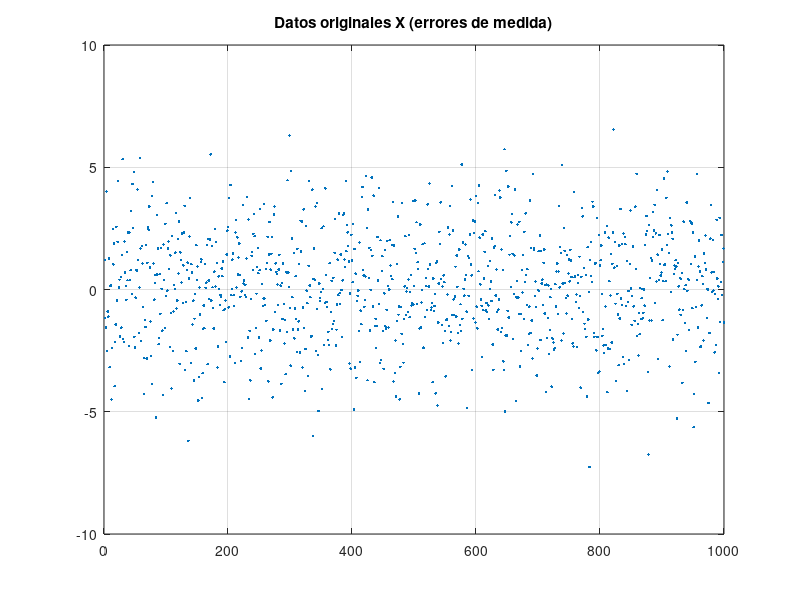
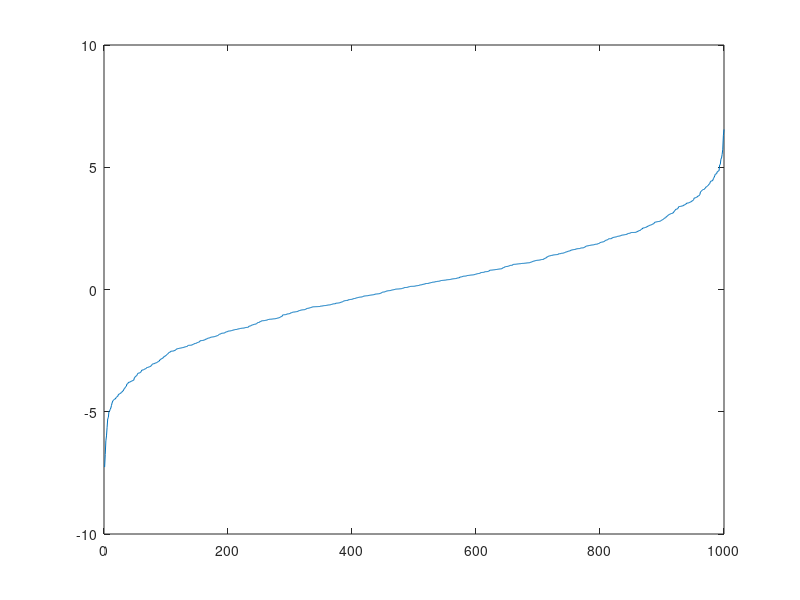
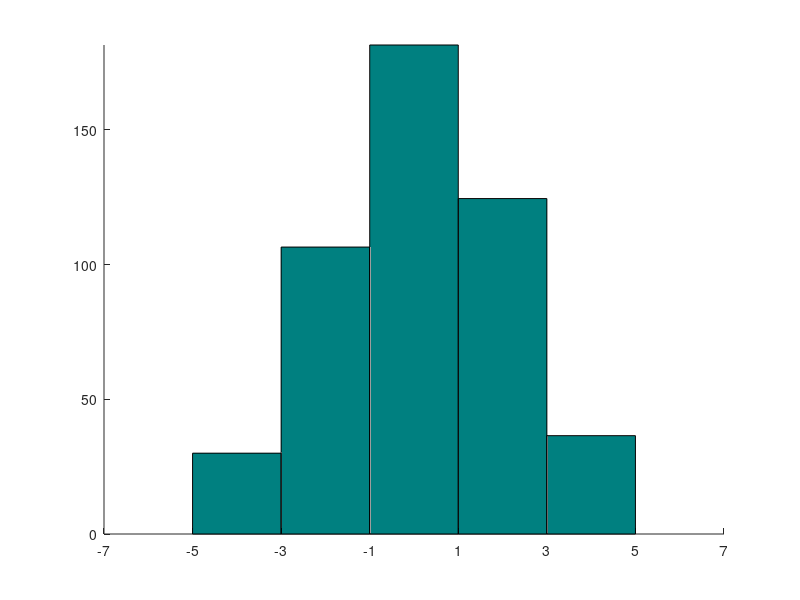
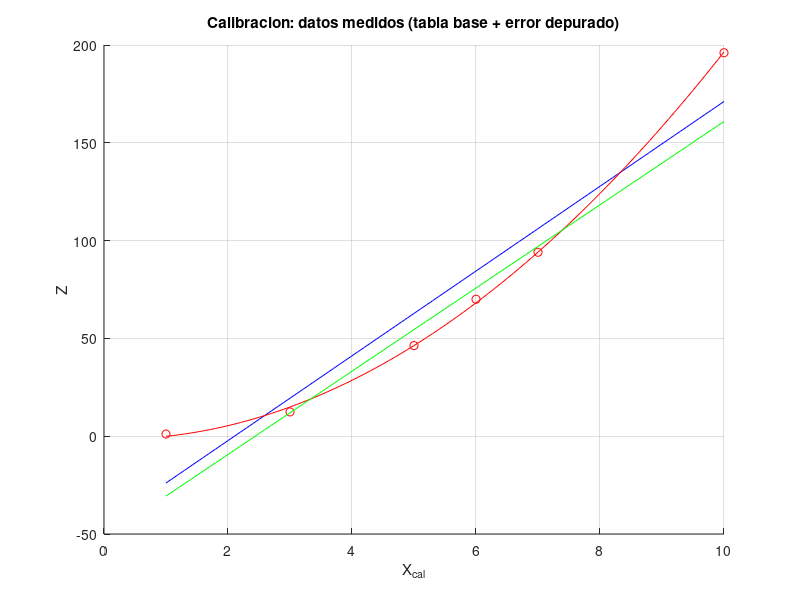

Reproduce these figures in MATLAB, in order.
%=====================================================================
% CAPITULO 3. ESTADISTICA DESCRIPTIVA Y CALIBRACION DE MEDIDAS EN TELECOMUNICACIONES
% Matematica computacional para telecomunicaciones.
% Un enfoque practico con Octave y Matlab.
% Irene Gomez Bueno y Pablo Guerrero Garcia.
%
% Ejecutar desde esta carpeta tras haber ejecutado iniciar.m en la raiz
% del repositorio.
%=====================================================================

%% ---------------------------------------------------
%% Depuracion de errores de medida: datos anomalos
%% ---------------------------------------------------
%================================================
% CAPITULO 3 - Depuracion de outliers
%================================================
clear all; close all; clc; format long;
disp('.............................................')
disp('CAPITULO 3 - Depuracion de outliers')
disp('.............................................')

%Cargamos los datos desde el fichero datos.mat
load datos
whos %Vemos que variables hay definidas
N = length(X);

%Visualizamos los datos originales (errores de medida)
figure(1); plot(X,'.'); grid on;
title('Datos originales X (errores de medida)');

%Ordenamos la muestra para localizar cuartiles
XX = sort(X);
figure(2), plot(XX); %Ordenamos los datos de X en la variable XX usando sort y los dibujamos en la figura 2

%Calculamos cuartiles con una regla discreta simple (con interpolacion)
disp ('Obtengamos los cuartiles')
n1=N*1/4 , n2=N*1/2 , n3=N*3/4 %calculamos cN para c de cada cuartil
nn1=floor(n1), nn2=floor(n2), nn3=floor(n3) %queremos comprobar si cN es un numero natural usando floor
%floor(cN) devuelve el entero inferior a cN truncando

%Calculamos el primer cuartil
if n1 == nn1, Q1=(XX(nn1)+XX(nn1+1))/2, else, Q1=XX(nn1+1), end;
%Calculamos el segundo cuartil , que es la mediana
if n2 == nn2, Me=(XX(nn2)+XX(nn2+1))/2, else, Me=XX(nn2+1), end;
%Calculamos el tercer cuartil
if n3 == nn3, Q3 =(XX(nn3)+XX(nn3+1))/2, else,
Q3=XX(nn3+1), end;

disp('Obtengamos el intervalo para datos no anomalos')
Lmin=Me-3*(Me-Q1); %Calculamos el extremo inferior del intervalo para datos no anomalos del enunciado y lo guardamos en Lmin
Lmax=Me+3*(Q3-Me); %Calculamos el extremo superior del intervalo para datos no anomalos del enunciado y lo guardamos en Lmax
disp('Vamos a buscar los datos no anomalos')
La = find((X > Lmax)|(X < Lmin)); %Utilizamos el comando find para filtrar los datos de X menores que Lmin o los mayores de Lmax
L = find((X <= Lmax)&(X >= Lmin)); %Utilizamos el comando find para filtrar los datos de X mayores o iguales que Lmin y menores o iguales que Lmax (es decir, los contenidos en el intervalo del enunciado)

Y=X(L); %Creamos la variable Y con los datos de X no anomalos (los que pertenecen al intervalo del enunciado)
Ny = length(Y);

disp('Numero de outliers eliminados: ')
length(La)

%Comparamos media y varianza (varianza poblacional: divisor N)
mediaX = mean(X);
varX   = var(X,1);

mediaY = mean(Y);
varY   = var(Y,1);

disp('Comparacion [media varianza]: filas (X, Y)')
[mediaX, varX;
 mediaY, varY]

%Ojo: al no tener mismas medias, no basta con ver quien tiene mas desviacion tipica (hay que calcular coeficientes de variacion, con la salvedad de que hay positivos y negativos)

%% ---------------------------------------------------
%% Caracterizacion estadistica del error
%% ---------------------------------------------------
disp('.............................................')
disp('CAPITULO 3 - Caracterizacion estadistica')
disp('.............................................')

%-----------------------------
%(A) Medidas SIN agrupar sobre Y
%-----------------------------
disp('--- Medidas sin agrupar (Y) ---')

YY = sort(Y);
Ny = length(Y);

%Cuartiles discretos (misma regla que en la depuracion de outliers)
n1 = Ny/4;  n2 = Ny/2;  n3 = 3*Ny/4;
nn1 = floor(n1); nn2 = floor(n2); nn3 = floor(n3);
if n1 == nn1, Q1Y = (YY(nn1)+YY(nn1+1))/2; else, Q1Y = YY(nn1+1); end
if n2 == nn2, MeY = (YY(nn2)+YY(nn2+1))/2; else, MeY = YY(nn2+1); end
if n3 == nn3, Q3Y = (YY(nn3)+YY(nn3+1))/2; else, Q3Y = YY(nn3+1); end

Q1Y, MeY, Q3Y

% Medidas basicas
mediaY = mean(Y);
varY   = var(Y,1); %Varianza
sY     = sqrt(varY);
sesgoY = skewness(Y); %Fisher
curtY  = kurtosis(Y) - 3; %Curtosis

mediaY, varY, sY, sesgoY, curtY

DMY = mean(abs(Y-mediaY)); %Desviacion media respecto a la media
MCY = sqrt(mean((Y-mediaY).^2)); %Media cuadratica de las desviaciones a la media
DMY, MCY

%-----------------------------
% (B) Agrupacion en 7 clases + histograma por densidades
%-----------------------------
disp('--- Medidas agrupadas (7 clases) ---')

disp ('Vamos a agrupar los datos en 7 clases')
n = zeros(1,7); %Agrupemos los datos de Y en 7 clases
%Para ello creamos un vector fila n de 7 componentes con las frecuencias absolutas que inicializamos a cero.
for k = 1:Ny %En un bucle, barremos los datos en Y, vemos a que clase pertenece e incrementamos en uno su frecuencia absoluta
    if Y(k) < -5
      n(1)=n(1)+1;
    elseif Y(k) < -3
      n(2)=n(2)+1;
    elseif Y(k) < -1
      n(3)=n(3)+1;
    elseif Y(k) < 1
      n(4)=n(4)+1;
    elseif Y(k) < 3
      n(5)=n(5)+1;
    elseif Y(k) < 5
      n(6)=n(6)+1;
    else
      n(7)=n(7)+1;
    end
end
n

Li = [-7, -5, -3, -1, 1, 3, 5, 7]; %limites
x  = [-6 -4 -2 0 2 4 6]; %Marcas de clase: para obtener las marcas de clase usamos el criterio de intervalos de amplitud infinita

disp('Calculemos la moda')
a  = diff(Li); h = n./a; %Obtenemos la amplitud de cada clase y su altura en el histograma

function barhistc(limits,heights)
    % (by Pablo Guerrero-Garcia <pablito@ctima.uma.es>, May 2025)
    % (   Dept. Applied Mathematics, University of Malaga, Spain)
    % Version adaptada: recibe todos los extremos de las clases (n+1 valores)
    widths = diff(limits); figure, hold on
    for currect=[limits(1:end-1);zeros(size(heights));widths;heights]
        rectangle('Position',currect','FaceColor',[0 0.5 0.5]);
    end; xticks(limits)
    axis([limits(1) limits(end) 0 min(heights)/2+max(heights)]), hold off
endfunction

barhistc(Li,h), hold on;
%plot(x,h); %Descomentar si quiero el poligono de frecuencias
hold off;
%histograma sin normalizar, i.e., en funcion de ni y no de fi

[val,ind]=max(h) %Obtenemos la clase modal, que es la que tiene mayor altura en el histograma: ind es el indice de la clase modal
d1=h(ind)-h(ind-1), d2=h(ind)-h(ind+1) %Usaremos estas diferencias para calcular la moda
Mo=Li(ind)+a(ind)*d1/(d1+d2) %formula de la moda en el caso continuo

disp('Obtengamos los cuartiles')
n1=Ny/4, n2=Ny/2, n3=3*Ny/4 %Calculamos cN con c=0.25, c=0.5 y c=0.75, para obtener Q1, Q2 y Q3
nac=cumsum(n); [n' nac'] %Con cumsum obtenemos las frecuencias absolutas acumuladas
L=find(n1<nac); ind=L(1); %Cuscamos la primera frecuencia absoluta acumulada que rebasa el valor 0.25N
Q1=Li(ind)+a(ind)*(n1-nac(ind-1))/n(ind) %Aplicamos la formula para obtener Q1
L=find(n2<nac); ind=L(1); %Buscamos la primera frecuencia absoluta acumulada que rebasa el valor 0.5N
Me=Li(ind)+a(ind)*(n2-nac(ind-1))/n(ind) %Aplicamos la formula para obtener Q2=Me (mediana)
L=find(n3<nac); ind=L(1); %Buscamos la primera frecuencia absoluta acumulada que rebasa el valor 0.75N
Q3=Li(ind)+a(ind)*(n3-nac(ind-1))/n(ind) %Aplicamos la formula para obtener Q3

disp('Obtengamos los momentos ordinarios de orden 1 a 4')
m1g=sum(n.*x)/Ny;
m2g=sum(n.*x.^2)/Ny;
m3g=sum(n.*x.^3)/Ny;
m4g=sum(n.*x.^4)/Ny;
disp('Obtengamos los momentos centrales de orden 3 y 4')
mu3g=m3g-3*m2g*m1g+2*m1g^3;
mu4g=m4g-4*m3g*m1g+6*m2g*m1g^2-3*m1g^4;

disp('Calculamos la media de x, la varianza, la desviacion tipica, el coeficiente de asimetria de Fisher y el coeficiente de puntiagudez de Fisher')
mediag=m1g;
varg=m2g-m1g^2;
sg=sqrt(varg);
sesgog=mu3g/sg^3;
curtg=mu4g/sg^4-3;
mediag, varg, sesgog, curtg

disp('obtenemos la desviacion media respecto a su media y media cuadratica de las desviaciones a su media, definiendo la variable dg=x-m1g')
dg =x-m1g;
DMg=sum(n.*abs(dg))/Ny;
MCg=sqrt(sum(n.*dg.^2)/Ny);
DMg, MCg

disp('Comparacion (sin agrupar vs agrupado): [media var sesgo curtosis]')
[mediaY, varY, sesgoY, curtY;
 mediag, varg, sesgog, curtg]

%% ---------------------------------------------------
%% Campana de calibracion
%% ---------------------------------------------------
disp('.............................................')
disp('CAPITULO 3 - Campaña de calibracion + error depurado')
disp('.............................................')

%------------------------------------------------
%Datos base: excitacion controlada y salida ideal
%------------------------------------------------
X_cal = [1 3 5 6 7 10];
Z_base = [0.5 13 47.1 68 95.3 196.5];

%------------------------------------------------
%Medida real: añadimos una fraccion del error depurado Y
%------------------------------------------------
%Usamos las 6 primeras muestras de Y para "contaminar" la calibracion.
%El factor alpha controla el nivel de perturbacion.
alpha = 0.5;
Z=Z_base+alpha*Y(1:6)

%------------------------------------------------
%Diagrama de dispersion (X_cal, Z)
%------------------------------------------------
figure; grid on; hold on;
plot(X_cal, Z, 'ro');
xlabel('X_{cal}'); ylabel('Z');
title('Calibracion: datos medidos (tabla base + error depurado)');

%------------------------------------------------
%Ajuste lineal: z = a + b x
%------------------------------------------------
disp ('Ajuste lineal')
p1 = polyfit(X_cal, Z, 1);     % p1(1)=b, p1(2)=a

disp ('Determinemos la bondad del ajuste')
N = length(X_cal);
%Medias y varianzas
mX= mean(X_cal);
mZ= mean(Z);
vX=sum(X_cal.^2)/N-mX^2; %O bien var(X_cal,1)
vZ=sum(Z.^2)/N-mZ^2; %O bien var(Z,1)
covar=sum(X_cal.*Z)/N-mX*mZ; %Covarianza
r=covar/sqrt(vX*vZ); %Coeficiente de correlacion lineal
Vr=(1-r^2)*vZ; %Varianza residual
disp('Calculo de SSE y coeficiente de determinacion (CDL) caso lineal')
SSEL=N*Vr
CDL=r^2

disp('Ajuste cuadratico')
p2=polyfit(X_cal,Z,2)
%Bondad del modelo
Ze=polyval(p2,X_cal); %Z estimados
e=Z-Ze; %Errores
Ve=var(e,1); %Varianza residual
disp('Calculo de SSE y coeficiente de determinacion caso cuadratico')
SSEC=sum(e.^2)
R2C=1-Ve/vZ

disp('Comparacion (lineal vs cuadratico): [SSE, R2]')
[SSEL, CDL;
 SSEC, R2C]

disp ('Representacion grafica de los ajustes')
hold on
%Generacion de puntos para la grafica
Xpintar = min(X_cal):0.1:max(X_cal);
ZpintarL = polyval(p1,Xpintar);
%Grafica
grid on;
plot(Xpintar,ZpintarL,'b')
ZpintarC = polyval(p2,Xpintar);
plot(Xpintar,ZpintarC,'r')

%Ajuste lineal con pesos
%------------------------------------------------
disp('Ajuste lineal con pesos')

%Pesos: damos mas peso a los puntos centrales (5,6,7)
w=[1 2 4 4 4 1]; %Pesos (a mayor w, mayor importancia)

M=[ones(length(X_cal),1) X_cal(:)] %Matriz del sistema sobredeterminado
Wsqrt=diag(sqrt(w)) %Generamos una matriz diagonal con las raices de los pesos

pw=(Wsqrt*M)\(Wsqrt*Z'); %Resolvemos el sistema sobredeterminado con pesos
aw=pw(1)
bw=pw(2)

Zw=aw+bw*X_cal; %O bien polyval([bw aw],X_cal)
ew=Z-Zw;

SSEw=sum(ew.^2); %SSE sin ponderar de la recta con pesos

disp('Comparacion de la SSE (sin ponderar) de la recta sin pesos y de la recta con pesos:')
SSEL, SSEw

%Dibujamos en la misma grafica la recta del ajuste con pesos en verde
Zpintarw = aw+bw*Xpintar; %O bien polyval([bw aw], Xpintar)
plot(Xpintar,Zpintarw,'g')
hold off

%% ---------------------------------------------------
%% Regresion lineal multiple y analisis de correlacion
%% ---------------------------------------------------
disp('.............................................')
disp('CAPITULO 3 - Regresión múltiple y análisis de correlación (RLM y SVD)')
disp('.............................................')

%Partimos de los datos de la campaña de calibracion (6 observaciones) y del error depurado Y
%X_cal, Z  y el error depurado Y
%------------------------------------------------
X_cal=X_cal(:); %Aseguramos vector columna
N=length(X_cal);

%Para usar el error depurado en la simulacion, tomamos 6 valores:
Y6=Y(1:6); %nos quedamos con los 6 primeros valores de Y
Y6=Y6(:); %aseguramos vector columna

%Construimos T y F (variables auxiliares)

%Tiempo discreto de la campaña (6 instantes)
t = (1:N)';

%T: temperatura equivalente (variacion lenta + pequeño ruido)
T=25+2*sin(2*pi*t/N)+0.2*randn(size(t));

%F: deriva/offset equivalente
F=-0.10+0.15*X_cal+0.15*randn(size(t));


disp('Ajuste RLM')
b0 = 0.20; b1 = 1.50; b2 = 0.05; b3 = 0.80; %Parametros de referencia
Z2 = b0 + b1*X_cal + b2*T + b3*F + 0.5*Y6;
M = [ones(N,1) X_cal T F]; %Matriz M del sistema sobredeterminado
beta = M\Z2; %Resolvemos el sistema sobredeterminado con la division a la izquieda

Z2M=M*beta; %valores estimados
eM=Z2-Z2M; %vector de errores

SSE_M=sum(eM.^2); %SSE para el ajuste RLM
VeM=var(eM,1);
R2_M =1-VeM/var(Z2,1); %Coeficiente de determinacion para el ajuste RLM

SSE_M, R2_M


%Covarianzas y correlaciones de D = [Z2, X_cal, T, F]
disp('Covarianzas y correlaciones')
D=[Z2 X_cal T F];
COV=cov(D,1) %matriz de covarianzas
COR=corr(D) %matriz de correlaciones

disp('Matrices centrado--escalada y tipificado--escalada')
mu=mean(D) %vector de medias
sig=std(D,1) %vector de desviaciones tipicas

Dv=(D-ones(N,1)*mu)/sqrt(N); %matriz centrado-escalada (le restamos la media y dividimos entre la raiz de N)
Dr=Dv./(ones(N,1)*sig); %matriz tipificado-escalada (dividimos la matriz centrado-escalada entre las desviaciones tipicas)

%Comprobaciones (deberian dar valores cercanos a 0)
norm(Dv'*Dv - COV)
norm(Dr'*Dr - COR)

disp('Autovalores de covarianzas/correlacions con eig y ordenados')
lambda_cov_eig=sort(eig(COV))
lambda_cor_eig=sort(eig(COR))

disp('Autovalores de covarianzas/correlacions con SVD y ordenados')
[U,S,V]  = svd(Dv);
[U2,S2,V2] = svd(Dr);

lambda_cov_svd=sort(diag(S).^2)
lambda_cor_svd=sort(diag(S2).^2)

%Comparaciones (deberian dar valores cercanos a 0)
norm(lambda_cov_eig-lambda_cov_svd)
norm(lambda_cor_eig-lambda_cor_svd)
